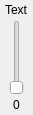
<?xml version="1.0" encoding="UTF-8"?>
<ui version="4.0">
 <class>LabeledVerticalSlider</class>
 <widget class="QFrame" name="LabeledVerticalSlider">
  <property name="geometry">
   <rect>
    <x>0</x>
    <y>0</y>
    <width>33</width>
    <height>115</height>
   </rect>
  </property>
  <property name="windowTitle">
   <string notr="true">Frame</string>
  </property>
  <property name="styleSheet">
   <string notr="true">LabeledVerticalSlider {
	border: 0;
}</string>
  </property>
  <layout class="QVBoxLayout" name="verticalLayout">
   <property name="spacing">
    <number>3</number>
   </property>
   <property name="leftMargin">
    <number>3</number>
   </property>
   <property name="topMargin">
    <number>3</number>
   </property>
   <property name="rightMargin">
    <number>3</number>
   </property>
   <property name="bottomMargin">
    <number>3</number>
   </property>
   <item alignment="Qt::AlignHCenter">
    <widget class="QLabel" name="textLabel">
     <property name="text">
      <string notr="true">Text</string>
     </property>
    </widget>
   </item>
   <item alignment="Qt::AlignHCenter">
    <widget class="QSlider" name="slider">
     <property name="orientation">
      <enum>Qt::Vertical</enum>
     </property>
    </widget>
   </item>
   <item alignment="Qt::AlignHCenter">
    <widget class="QLabel" name="valueLabel">
     <property name="text">
      <string notr="true">0</string>
     </property>
    </widget>
   </item>
  </layout>
 </widget>
 <resources/>
 <connections/>
</ui>
